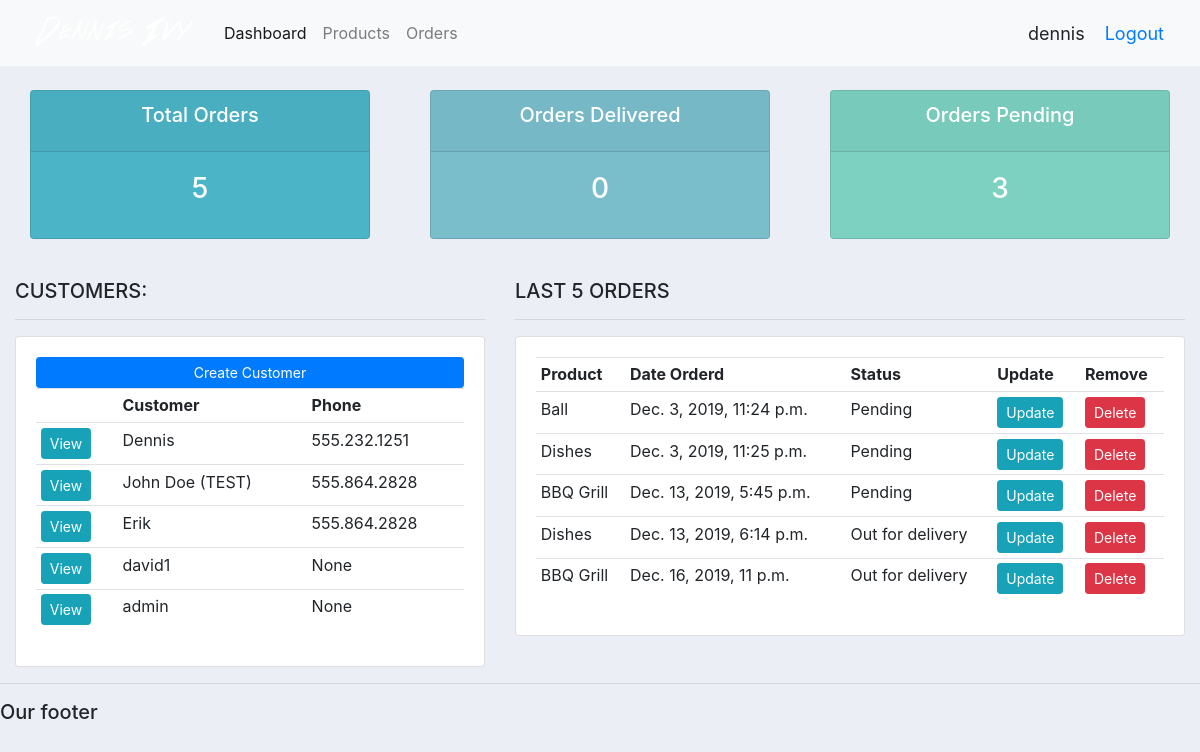
The app's page / (signed in) with its own data.
### accounts/models.py (models this page shows, shortened)
class Customer(models.Model):
	user = models.OneToOneField(User, null=True, blank=True, on_delete=models.CASCADE)
	name = models.CharField(max_length=200, null=True)
	phone = models.CharField(max_length=200, null=True)
	email = models.CharField(max_length=200, null=True)
	profile_pic = models.ImageField(default="profile1.png", null=True, blank=True)
	date_created = models.DateTimeField(auto_now_add=True, null=True)

class Order(models.Model):
	STATUS = (
			('Pending', 'Pending'),
			('Out for delivery', 'Out for delivery'),
			('Delivered', 'Delivered'),
			)
	customer = models.ForeignKey(Customer, null=True, on_delete= models.SET_NULL)
	product = models.ForeignKey(Product, null=True, on_delete= models.SET_NULL)
	date_created = models.DateTimeField(auto_now_add=True, null=True)
	status = models.CharField(max_length=200, null=True, choices=STATUS)
	note = models.CharField(max_length=1000, null=True)

class Product(models.Model):
	CATEGORY = (
			('Indoor', 'Indoor'),
			('Out Door', 'Out Door'),
			)
	name = models.CharField(max_length=200, null=True)
	price = models.FloatField(null=True)
	category = models.CharField(max_length=200, null=True, choices=CATEGORY)
	description = models.CharField(max_length=200, null=True, blank=True)
	date_created = models.DateTimeField(auto_now_add=True, null=True)
	tags = models.ManyToManyField(Tag)
	def __str__(self):
		return self.name

### accounts/decorators.py (the view)
	def wrapper_function(request, *args, **kwargs):
		group = None
		if request.user.groups.exists():
			group = request.user.groups.all()[0].name
		if group == 'customer':
			return redirect('user-page')
		if group == 'admin':
			return view_func(request, *args, **kwargs)

### accounts/views.py (called while the page is built)
@login_required(login_url='login')
@admin_only
def home(request):
	orders = Order.objects.all()
	customers = Customer.objects.all()
	total_customers = customers.count()
	total_orders = orders.count()
	delivered = orders.filter(status='Delivered').count()
	pending = orders.filter(status='Pending').count()
	context = {'orders':orders, 'customers':customers,
	'total_orders':total_orders,'delivered':delivered,
	'pending':pending }
	return render(request, 'accounts/dashboard.html', context)

### accounts/templates/accounts/dashboard.html
{%  extends 'accounts/main.html' %}
{% block content %}
{%  include 'accounts/status.html' %}
<br>
<div class="row">
	<div class="col-md-5">
		<h5>CUSTOMERS:</h5>
		<hr>
		<div class="card card-body">
			<a class="btn btn-primary  btn-sm btn-block" href="">Create Customer</a>
			<table class="table table-sm">
				<tr>
					<th></th>
					<th>Customer</th>
					<th>Phone</th>
				</tr>
				{% for customer in customers %}
					<tr>
						<td><a class="btn btn-sm btn-info" href="{% url 'customer' customer.id %}">View</a></td>
						<td>{{customer.name}}</td>
						<td>{{customer.phone}}</td>
					</tr>
				{% endfor %}
			</table>
		</div>
	</div>
	<div class="col-md-7">
		<h5>LAST 5 ORDERS</h5>
		<hr>
		<div class="card card-body">
			<table class="table table-sm">
				<tr>
					<th>Product</th>
					<th>Date Orderd</th>
					<th>Status</th>
					<th>Update</th>
					<th>Remove</th>
				</tr>
				{% for order in orders %}
					<tr>
						<td>{{order.product}}</td>
						<td>{{order.date_created}}</td>
						<td>{{order.status}}</td>
						<td><a class="btn btn-sm btn-info" href="{% url 'update_order' order.id %}">Update</a></td>
						<td><a class="btn btn-sm btn-danger" href="{% url 'delete_order' order.id %}">Delete</a></td>
					</tr>
				{% endfor %}
			</table>
		</div>
	</div>
</div>
{% endblock %}

### accounts/templates/accounts/main.html (shortened to what this page needs)
{% load static %}
<!DOCTYPE html>
<html>
<head>
	<link rel="stylesheet" href="https://stackpath.bootstrapcdn.com/bootstrap/4.3.1/css/bootstrap.min.css">
	<link rel="stylesheet" type="text/css" href="{% static '/css/main.css' %}">
</head>
<body>
	{%  include 'accounts/navbar.html' %}
	<div class="container-fluid">
	{% block content %}
	{% endblock %}
    </div>
	<hr>
	<h5>Our footer</h5>
</body>
</html>

### accounts/templates/accounts/navbar.html (shortened to what this page needs)
{% load static %}
<nav class="navbar navbar-expand-lg navbar-light bg-light">
  <img src="{% static 'images/logo.png' %}" width="200" height="50">
  <div class="collapse navbar-collapse" id="navbarNav">
    <ul class="navbar-nav">
      {% if request.user.is_staff %}
      <li class="nav-item active">
        <a class="nav-link" href="{% url 'home' %}">Dashboard</a>
      </li>
      <li class="nav-item">
        <a class="nav-link" href="{% url 'products' %}">Products</a>
      </li>
      <li class="nav-item">
        <a class="nav-link" href="{% url 'orders' %}">Orders</a>
      </li>
      {% else %}
       <li class="nav-item">
        <a class="nav-link" href="{% url 'account' %}">Settings</a>
      </li>
      {% endif %}
    </ul>
  </div>
  <span class="hello-msg">{{request.user}}</span>
  <span ><a  class="hello-msg" href="{% url 'logout' %}">Logout</a></span>
</nav>

### accounts/templates/accounts/status.html
<br>
<div class="row">
	<div class="col">
		<div class="col-md">
			<div class="card text-center text-white  mb-3" id="total-orders">
			  	<div class="card-header">
			  		<h5 class="card-title">Total Orders</h5>
			  	</div>
			  	<div class="card-body">
			    	<h3 class="card-title">{{total_orders}}</h3>
			  	</div>
			</div>
		</div>
	</div>
	<div class="col">
		<div class="col-md">
			<div class="card text-center text-white  mb-3" id="orders-delivered">
			  	<div class="card-header">
			  		<h5 class="card-title">Orders Delivered</h5>
			  	</div>
			  	<div class="card-body">
			    	<h3 class="card-title">{{delivered}}</h3>
			  	</div>
			</div>
		</div>
	</div>
	<div class="col">
		<div class="col-md">
			<div class="card text-center text-white  mb-3" id="orders-pending">
			  	<div class="card-header">
			  		<h5 class="card-title">Orders Pending</h5>
			  	</div>
			  	<div class="card-body">
			    	<h3 class="card-title">{{pending}}</h3>
			  	</div>
			</div>
		</div>
	</div>
</div>

### static/css/main.css (style rules this page uses)
body { background-color: #ebeff5; }
#total-orders { background-color: #4cb4c7; }
#orders-delivered { background-color: #7abecc; }
#orders-pending { background-color: #7CD1C0; }

### accounts/templates/accounts/navbar.html (style rules this page uses)
.hello-msg { font-size: 18px; margin-right: 20px; }

### records on screen
Customer: name "Dennis", phone "555.232.1251"
Customer: name "John Doe (TEST)", phone "555.864.2828"
Customer: name "Erik", phone "555.864.2828"
Customer: name "david1", phone "None"
Customer: name "admin", phone "None"
Order: product "Ball", date_created "Dec. 3, 2019, 11:24 p.m.", status "Pending"
Order: product "Dishes", date_created "Dec. 3, 2019, 11:25 p.m.", status "Pending"
Order: product "BBQ Grill", date_created "Dec. 13, 2019, 5:45 p.m.", status "Pending"
Order: product "Dishes", date_created "Dec. 13, 2019, 6:14 p.m.", status "Out for delivery"
Order: product "BBQ Grill", date_created "Dec. 16, 2019, 11 p.m.", status "Out for delivery"

### other values on screen
{{ request.user }} "dennis"
{{ total_orders }} "5"
{{ delivered }} "0"
{{ pending }} "3"
